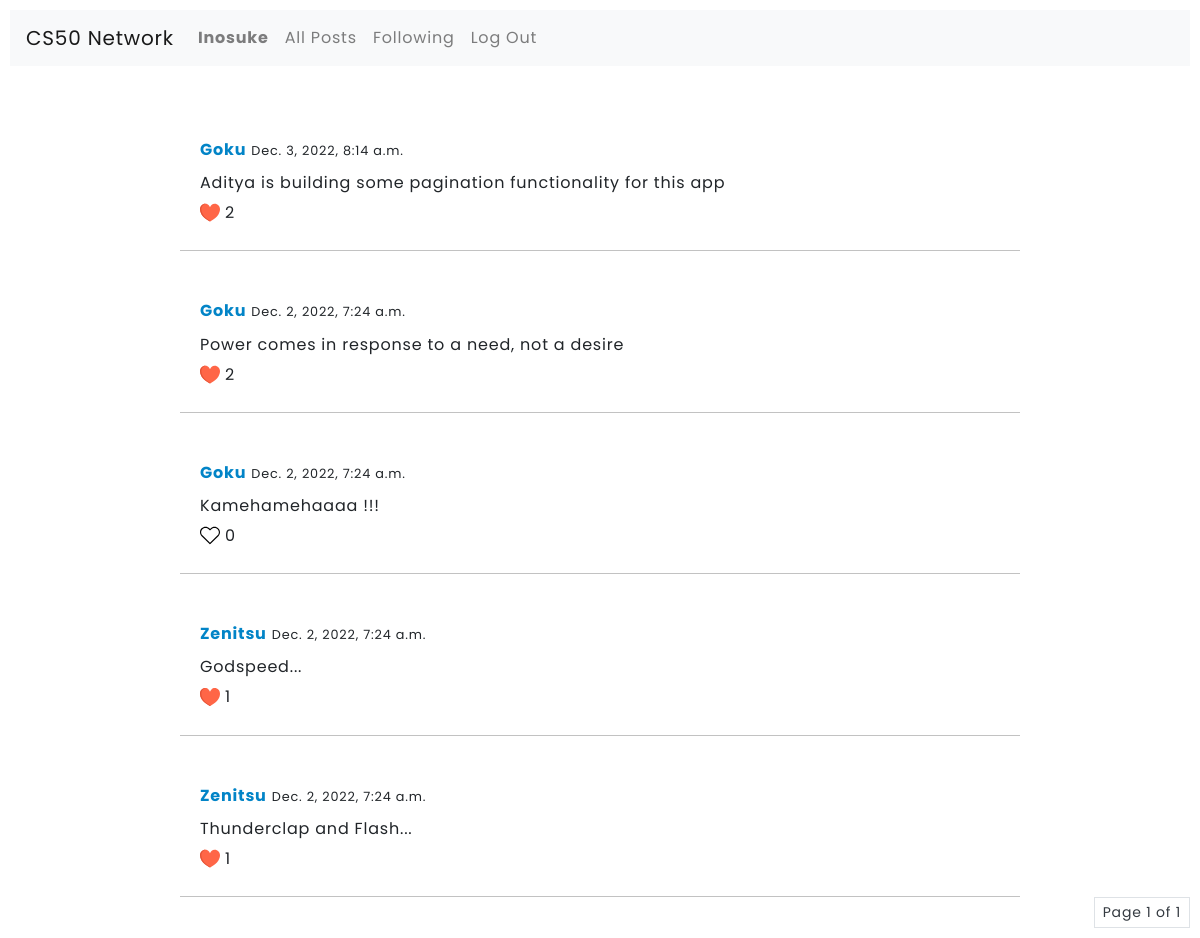
The page /following (signed in) on the database its author committed.
### network/models.py (models this page shows, shortened)
class User(AbstractUser):
    following = models.ManyToManyField('self', symmetrical=False, related_name="followed_by", blank=True)

class Post(models.Model):
    user = models.ForeignKey(User, on_delete=models.CASCADE)
    name = models.CharField(max_length=72)
    post = models.TextField()
    date_posted = models.DateTimeField(default=timezone.now())
    liked_by = models.ManyToManyField(User, related_name='liked_by', blank=True)
    class Meta:
        ordering = ['-date_posted']
    def likes(self):
        return self.liked_by.count()

### network/views.py (the view)
# urls.py: path("following", views.following, name='following'),
def following(request):
    posts = []
    for i in request.user.following.all():
        for j in i.post_set.all():
            posts.append(j)
    p = Paginator(posts, 10)
    page = request.GET.get('page')
    followers_posts = p.get_page(page)
    return render(request, "network/following.html", {
        "posts" : followers_posts
    })

### network/templates/network/following.html (shortened to what this page needs)
{% extends "network/layout.html" %}
{% load crispy_forms_tags %}
{% block body %}
<script src="https://cdn.tailwindcss.com"></script>
{% for i in posts %}
    <div id="all-posts" class="mx-auto">
        <div class="card-body">
            <h5 class="card-title"><a id="user"  href="{% url 'profile' i.name %}"><strong class="text-sky-600">{{i.user}}</strong></a>
            <small>{{i.date_posted  }}</small></h5>
            <p class="card-text">{{i.post}}</p>
            <div id="like_{{i.id}}" class="flex justify-start">
                {% if request.user not in i.liked_by.all %}
                <img onclick="like({{ i.id }})" class="justify-self-start" id="image_{{ i.id }}" src = "static/images/white.svg" width="20px" height="20px">
                {% else %}
                <img onclick="like({{ i.id }})" class="justify-self-start" id="image_{{ i.id }}" src = "static/images/red.svg" width="20px" height="20px">
                {% endif %}
                  <h6 id="count_{{ i.id }}" class="my-2"> {{ i.likes }}</h6>
            </div>
        </div>
        <hr class="hr">
    </div>
{% endfor %}
{% if posts %}
<nav aria-label="Page navigation example">
    <ul class="pagination pagination-sm justify-content-end">
        <li class="page-link text-dark"> Page {{ posts.number }} of {{ posts.paginator.num_pages }} </li>
    </ul>
  </nav>
{% endif %}
{% endblock %}

### network/templates/network/layout.html (shortened to what this page needs)
{% load static %}
<!DOCTYPE html>
<html lang="en">
    <head>
        <link rel="stylesheet" href="https://stackpath.bootstrapcdn.com/bootstrap/4.4.1/css/bootstrap.min.css">
        <link href="{% static 'network/styles.css' %}" rel="stylesheet">
    </head>
    <body>
        <nav id="navbar" class="navbar navbar-expand-lg navbar-light bg-light">
            <a class="navbar-brand" href="{% url 'index' %}">CS50 Network</a>
            <div>
              <ul class="navbar-nav mr-auto">
                {% if user.is_authenticated %}
                    <li class="nav-item">
                        <a class="nav-link" href="{% url 'profile' user.username %}"><strong>{{ user.username }}</strong></a>
                    </li>
                {% endif %}
                <li class="nav-item">
                  <a class="nav-link" id="all" href="{% url 'index' %}">All Posts</a>
                </li>
                {% if user.is_authenticated %}
                    <li class="nav-item">
                        <a class="nav-link" id="following" href="{% url 'following' %}">Following</a>
                    </li>
                    <li class="nav-item">
                        <a class="nav-link" href="{% url 'logout' %}">Log Out</a>
                    </li>
                {% endif %}
              </ul>
            </div>
          </nav>
        <br>
        <div class="body">
            {% block body %}
            {% endblock %}
        </div>
    </body>
</html>

### network/static/network/styles.css (style rules this page uses)
body { padding: 10px; font-family: 'Poppins', sans-serif; background-color: #ffffff; letter-spacing: 0.8px; }
#all-posts { position: relative; width: 55rem; margin-left: 12%; background-color: transparent; padding: 30px 20px 0px 20px; }
.hr { background-color: rgba(0, 0, 0, 0.151); }

### rows shown on the page
User: username "Inosuke"
Post: user "Goku", date_posted "Dec. 3, 2022, 8:14 a.m.", post "Aditya is building some pagination functionality for this app", likes "2"
Post: user "Goku", date_posted "Dec. 2, 2022, 7:24 a.m.", post "Power comes in response to a need, not a desire", likes "2"
Post: user "Goku", date_posted "Dec. 2, 2022, 7:24 a.m.", post "Kamehamehaaaa !!!", likes "0"
Post: user "Zenitsu", date_posted "Dec. 2, 2022, 7:24 a.m.", post "Godspeed...", likes "1"
Post: user "Zenitsu", date_posted "Dec. 2, 2022, 7:24 a.m.", post "Thunderclap and Flash...", likes "1"

### other values the page prints
{{ posts.number }} "1"
{{ posts.paginator.num_pages }} "1"
